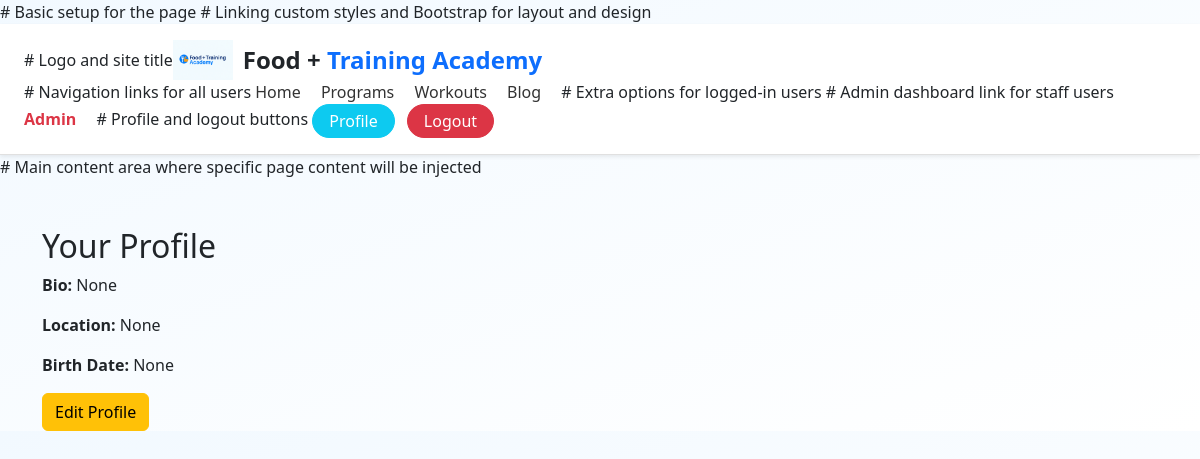
/profile/ (signed in), run on the app's committed database.
### core/models.py (models this page shows, shortened)
class UserProfile(models.Model):
    user = models.OneToOneField(User, on_delete=models.CASCADE)
    bio = models.TextField(blank=True, null=True)
    location = models.CharField(max_length=100, blank=True, null=True)
    birth_date = models.DateField(blank=True, null=True)
    enrolled_programs = models.ManyToManyField('Program', related_name='students', blank=True)

### core/views.py (the view)
# urls.py: path('profile/', views.view_profile, name='view_profile'),
@login_required
def view_profile(request):
    profile = UserProfile.objects.get(user=request.user)
    return render(request, 'core/view_profile.html', {'profile': profile})

### core/templates/core/view_profile.html
{% extends 'core/base.html' %}
{% block content %}
<div class="container mt-5">
  <h2>Your Profile</h2>
  <p><strong>Bio:</strong> {{ profile.bio }}</p>
  <p><strong>Location:</strong> {{ profile.location }}</p>
  <p><strong>Birth Date:</strong> {{ profile.birth_date }}</p>
  <a href="{% url 'edit_profile' %}" class="btn btn-warning">Edit Profile</a>
</div>
{% endblock %}

### core/static/core/style.css (style rules this page uses)
* { box-sizing: border-box; margin: 0; padding: 0; }
body { font-family: 'Segoe UI', sans-serif; margin: 0; padding: 0; overflow-x: hidden; background: linear-gradient(to bottom right, #f2f9ff, #ffffff); color: #212529; }

### data on the page
UserProfile: bio "None", location "None", birth_date "None"
